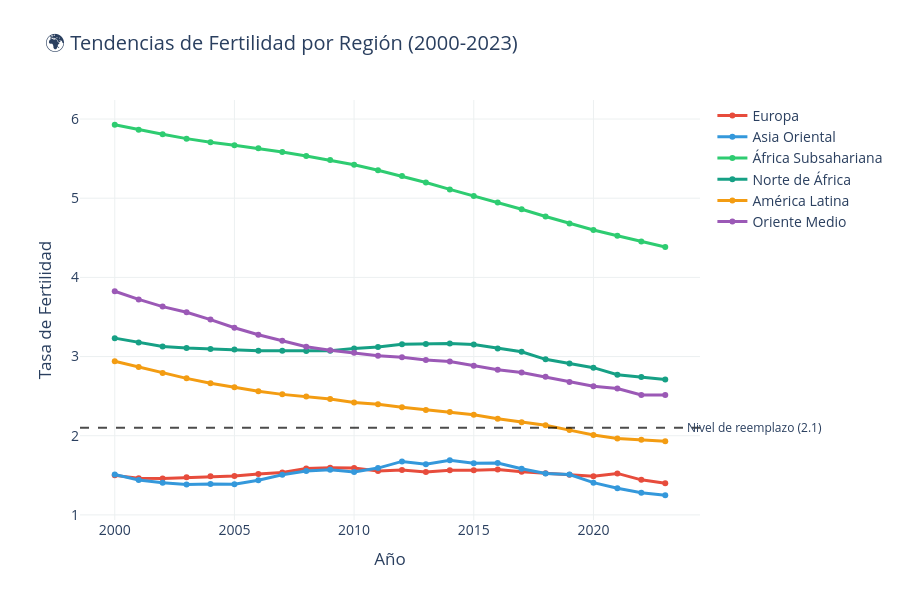

The notebook cell saved with this chart:
### Code cell
import plotly.graph_objects as go

print("🌍 Análisis por Continentes/Regiones\n")

# ==========================================================
# 1) Diccionario de regiones (ISO3)
#    - Corrige África Subsahariana
#    - Agrega Norte de África
# ==========================================================
regiones = {
    'Europa': ['ALB', 'AND', 'AUT', 'BEL', 'BGR', 'HRV', 'CYP', 'CZE', 'DNK', 'EST', 
               'FIN', 'FRA', 'DEU', 'GRC', 'HUN', 'ISL', 'IRL', 'ITA', 'LVA', 'LTU',
               'LUX', 'MLT', 'NLD', 'NOR', 'POL', 'PRT', 'ROU', 'SVK', 'SVN', 'ESP',
               'SWE', 'CHE', 'GBR', 'UKR', 'BLR', 'MDA', 'RUS', 'SRB', 'MKD', 'BIH'],

    'Asia Oriental': ['CHN', 'JPN', 'KOR', 'PRK', 'MNG', 'TWN', 'HKG', 'MAC'],

    # ✅ NUEVA REGIÓN: Norte de África (MENA pero solo África)
    'Norte de África': ['DZA', 'MAR', 'TUN', 'LBY', 'EGY', 'SDN'],

    # ✅ CORREGIDA: África Subsahariana (quitamos DZA, MAR, TUN, LBY)
    'África Subsahariana': ['NGA', 'ETH', 'COD', 'TZA', 'KEN', 'UGA',
                            'AGO', 'GHA', 'MOZ', 'MDG', 'CMR', 'CIV', 'NER',
                            'BFA', 'MLI', 'MWI', 'ZMB', 'SOM', 'SEN', 'TCD', 'ZWE',
                            'GIN', 'RWA', 'BEN', 'BDI', 'SSD', 'TGO', 'SLE',
                            'LBR', 'MRT', 'CAF', 'ERI', 'GMB', 'BWA', 'NAM'],

    'América Latina': ['BRA', 'MEX', 'COL', 'ARG', 'PER', 'VEN', 'CHL', 'ECU', 'GTM',
                       'CUB', 'BOL', 'HTI', 'DOM', 'HND', 'PRY', 'NIC', 'SLV', 'CRI',
                       'PAN', 'URY', 'JAM', 'TTO', 'GUY', 'SUR', 'BLZ'],

    'Oriente Medio': ['SAU', 'YEM', 'IRQ', 'SYR', 'JOR', 'ARE', 'ISR', 'LBN', 'PSE',
                      'OMN', 'KWT', 'QAT', 'BHR']
}

# ==========================================================
# 2) Asignar región a cada país
# ==========================================================
def get_region(country_code):
    for region, countries in regiones.items():
        if country_code in countries:
            return region
    return 'Otro'

master['region'] = master['country'].apply(get_region)

# ==========================================================
# 3) Tendencia regional (promedio por región-año)
# ==========================================================
regional_trend = master.groupby(['region', 'year'])['fertility'].mean().reset_index()

# ==========================================================
# 4) Gráfico
# ==========================================================
fig = go.Figure()

colors = {
    'Europa': '#e74c3c',
    'Asia Oriental': '#3498db',
    'África Subsahariana': '#2ecc71',
    'Norte de África': '#16a085',      # color nuevo
    'América Latina': '#f39c12',
    'Oriente Medio': '#9b59b6'
}

region_plot_order = ['Europa', 'Asia Oriental', 'África Subsahariana', 'Norte de África', 'América Latina', 'Oriente Medio']

for region in region_plot_order:
    data = regional_trend[regional_trend['region'] == region]

    # Por si alguna región queda sin datos (evita errores)
    if data.empty:
        continue

    fig.add_trace(go.Scatter(
        x=data['year'],
        y=data['fertility'],
        mode='lines+markers',
        name=region,
        line=dict(width=3, color=colors.get(region, '#333333')),
        marker=dict(size=6),
        hovertemplate=f'<b>{region}</b><br>%{{x}}<br>Fertilidad: %{{y:.2f}}<extra></extra>'
    ))

# Línea de reemplazo
fig.add_hline(
    y=2.1,
    line_dash="dash",
    line_color="black",
    opacity=0.7
)

# Texto completamente a la derecha
fig.add_annotation(
    x=1.20,          # más a la derecha
    y=2.1,
    xref="paper",
    yref="y",
    text="Nivel de reemplazo (2.1)",
    showarrow=False,
    align="left",
    font=dict(size=12)
)

# Aumentar margen derecho para que tenga espacio
fig.update_layout(
    margin=dict(r=240)
)

fig.update_layout(
    title='🌍 Tendencias de Fertilidad por Región (2000-2023)',
    xaxis_title='Año',
    yaxis_title='Tasa de Fertilidad',
    font=dict(size=14),
    hovermode='x unified',
    plot_bgcolor='white',
    height=600,
    legend=dict(
        x=1.02,   # mueve la leyenda fuera del gráfico
        y=1,
        xanchor='left',
        yanchor='top',
        bgcolor='rgba(255,255,255,0.8)'  # fondo suave
    ),
    margin=dict(r=200)  # agrega espacio a la derecha
)

fig.update_xaxes(showgrid=True, gridwidth=1, gridcolor='#ecf0f1')
fig.update_yaxes(showgrid=True, gridwidth=1, gridcolor='#ecf0f1')

fig.show()

# ==========================================================
# 5) Estadísticas 2023
# ==========================================================
print("\n📊 FERTILIDAD POR REGIÓN (2023):\n")
regional_2023 = master[master['year'] == 2023].groupby('region')['fertility'].mean().sort_values(ascending=False)

for region, fert in regional_2023.items():
    if region != 'Otro':
        status = "🔴" if fert < 1.5 else "🟠" if fert < 2.1 else "🟢"
        print(f"{status} {region}: {fert:.2f}")

# ==========================================================
# 6) Cambio 2000 vs 2023 (protegido contra faltantes)
# ==========================================================
print("\n📉 CAMBIO 2000-2023:\n")
for region in region_plot_order:
    data = regional_trend[regional_trend['region'] == region]

    if data.empty:
        continue

    # Proteger por si falta 2000 o 2023
    if not ((data['year'] == 2000).any() and (data['year'] == 2023).any()):
        continue

    val_2000 = data.loc[data['year'] == 2000, 'fertility'].values[0]
    val_2023 = data.loc[data['year'] == 2023, 'fertility'].values[0]
    cambio = val_2023 - val_2000
    cambio_pct = (cambio / val_2000) * 100

    print(f"{region}:")
    print(f"   2000: {val_2000:.2f} → 2023: {val_2023:.2f}")
    print(f"   Cambio: {cambio:.2f} ({cambio_pct:.1f}%)\n")

### Figure 1 — Plotly figure (JSON) as saved in the notebook; plotly's stock layout.template omitted (floating-point values rounded to 4 significant figures)
{"data": [{"hovertemplate": "<b>Europa</b><br>%{x}<br>Fertilidad: %{y:.2f}<extra></extra>", "line": {"color": "#e74c3c", "width": 3}, "marker": {"size": 6}, "mode": "lines+markers", "name": "Europa", "type": "scatter", "x": [2000, 2001, 2002, 2003, 2004, 2005, 2006, 2007, 2008, 2009, 2010, 2011, 2012, 2013, 2014, 2015, 2016, 2017, 2018, 2019, 2020, 2021, 2022, 2023], "y": [1.499, 1.464, 1.461, 1.474, 1.488, 1.491, 1.516, 1.536, 1.586, 1.595, 1.593, 1.556, 1.568, 1.541, 1.562, 1.562, 1.574, 1.545, 1.527, 1.507, 1.489, 1.524, 1.443, 1.398]}, {"hovertemplate": "<b>Asia Oriental</b><br>%{x}<br>Fertilidad: %{y:.2f}<extra></extra>", "line": {"color": "#3498db", "width": 3}, "marker": {"size": 6}, "mode": "lines+markers", "name": "Asia Oriental", "type": "scatter", "x": [2000, 2001, 2002, 2003, 2004, 2005, 2006, 2007, 2008, 2009, 2010, 2011, 2012, 2013, 2014, 2015, 2016, 2017, 2018, 2019, 2020, 2021, 2022, 2023], "y": [1.511, 1.442, 1.405, 1.385, 1.391, 1.387, 1.439, 1.506, 1.554, 1.571, 1.541, 1.591, 1.676, 1.64, 1.69, 1.651, 1.655, 1.582, 1.524, 1.509, 1.407, 1.337, 1.279, 1.248]}, {"hovertemplate": "<b>África Subsahariana</b><br>%{x}<br>Fertilidad: %{y:.2f}<extra></extra>", "line": {"color": "#2ecc71", "width": 3}, "marker": {"size": 6}, "mode": "lines+markers", "name": "África Subsahariana", "type": "scatter", "x": [2000, 2001, 2002, 2003, 2004, 2005, 2006, 2007, 2008, 2009, 2010, 2011, 2012, 2013, 2014, 2015, 2016, 2017, 2018, 2019, 2020, 2021, 2022, 2023], "y": [5.928, 5.866, 5.807, 5.752, 5.706, 5.67, 5.631, 5.583, 5.534, 5.483, 5.423, 5.352, 5.279, 5.198, 5.111, 5.027, 4.947, 4.86, 4.77, 4.681, 4.599, 4.526, 4.455, 4.383]}, {"hovertemplate": "<b>Norte de África</b><br>%{x}<br>Fertilidad: %{y:.2f}<extra></extra>", "line": {"color": "#16a085", "width": 3}, "marker": {"size": 6}, "mode": "lines+markers", "name": "Norte de África", "type": "scatter", "x": [2000, 2001, 2002, 2003, 2004, 2005, 2006, 2007, 2008, 2009, 2010, 2011, 2012, 2013, 2014, 2015, 2016, 2017, 2018, 2019, 2020, 2021, 2022, 2023], "y": [3.233, 3.178, 3.127, 3.108, 3.095, 3.091, 3.074, 3.072, 3.07, 3.073, 3.103, 3.121, 3.155, 3.159, 3.164, 3.152, 3.102, 3.061, 2.965, 2.911, 2.86, 2.771, 2.743, 2.709]}, {"hovertemplate": "<b>América Latina</b><br>%{x}<br>Fertilidad: %{y:.2f}<extra></extra>", "line": {"color": "#f39c12", "width": 3}, "marker": {"size": 6}, "mode": "lines+markers", "name": "América Latina", "type": "scatter", "x": [2000, 2001, 2002, 2003, 2004, 2005, 2006, 2007, 2008, 2009, 2010, 2011, 2012, 2013, 2014, 2015, 2016, 2017, 2018, 2019, 2020, 2021, 2022, 2023], "y": [2.94, 2.868, 2.793, 2.725, 2.664, 2.613, 2.561, 2.522, 2.496, 2.464, 2.42, 2.397, 2.359, 2.325, 2.298, 2.266, 2.214, 2.169, 2.133, 2.071, 2.01, 1.965, 1.948, 1.93]}, {"hovertemplate": "<b>Oriente Medio</b><br>%{x}<br>Fertilidad: %{y:.2f}<extra></extra>", "line": {"color": "#9b59b6", "width": 3}, "marker": {"size": 6}, "mode": "lines+markers", "name": "Oriente Medio", "type": "scatter", "x": [2000, 2001, 2002, 2003, 2004, 2005, 2006, 2007, 2008, 2009, 2010, 2011, 2012, 2013, 2014, 2015, 2016, 2017, 2018, 2019, 2020, 2021, 2022, 2023], "y": [3.825, 3.721, 3.631, 3.559, 3.467, 3.363, 3.276, 3.2, 3.125, 3.08, 3.049, 3.011, 2.992, 2.957, 2.936, 2.883, 2.835, 2.799, 2.744, 2.679, 2.625, 2.595, 2.515, 2.513]}], "layout": {"annotations": [{"align": "left", "font": {"size": 12}, "showarrow": false, "text": "Nivel de reemplazo (2.1)", "x": 1.2, "xref": "paper", "y": 2.1, "yref": "y"}], "font": {"size": 14}, "height": 600, "hovermode": "x unified", "legend": {"bgcolor": "rgba(255,255,255,0.8)", "x": 1.02, "xanchor": "left", "y": 1, "yanchor": "top"}, "margin": {"r": 200}, "plot_bgcolor": "white", "shapes": [{"line": {"color": "black", "dash": "dash"}, "opacity": 0.7, "type": "line", "x0": 0, "x1": 1, "xref": "x domain", "y0": 2.1, "y1": 2.1, "yref": "y"}], "title": {"text": "🌍 Tendencias de Fertilidad por Región (2000-2023)"}, "xaxis": {"gridcolor": "#ecf0f1", "gridwidth": 1, "showgrid": true, "title": {"text": "Año"}}, "yaxis": {"gridcolor": "#ecf0f1", "gridwidth": 1, "showgrid": true, "title": {"text": "Tasa de Fertilidad"}}}}
